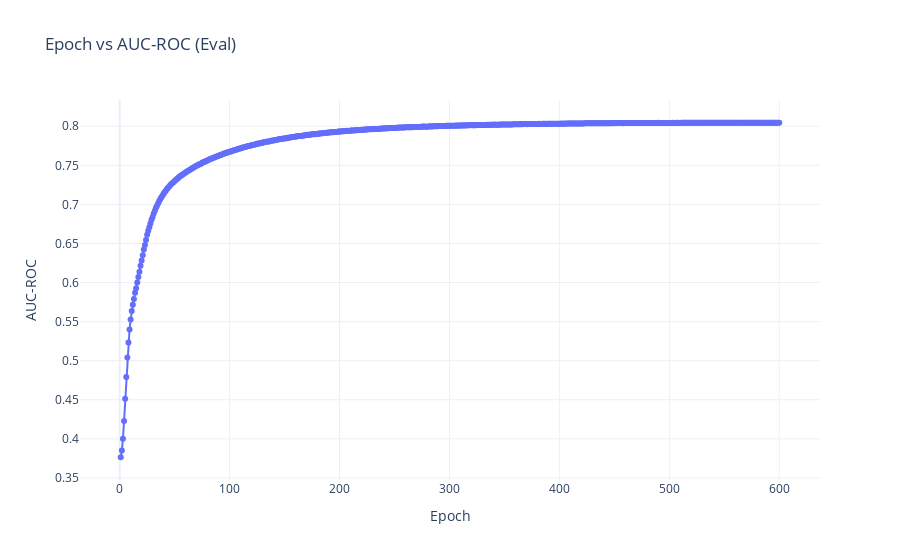

Write notebook code for a chart like this one.
### Markdown cell above
# Visualization fot the 48h data with 600 epochs

### Code cell
import re
import plotly.graph_objects as go

# Load data from file
file_path = "../train_log_p_42_600.txt"
with open(file_path, "r") as file:
    log_data = file.read()

# Parse log data
epochs = []
auc_roc_eval = []

# Regex pattern to match 'Eval' lines and capture epoch and AUC-ROC values
pattern = r"Eval:\s+Epoch\s+(\d+),\s+Loss=[\d.]+,\s+AUC-ROC=([\d.]+)"

# Find all matches in the log data
matches = re.findall(pattern, log_data)
for match in matches:
    epoch = int(match[0])
    auc_roc = float(match[1])
    epochs.append(epoch)
    auc_roc_eval.append(auc_roc)

# Create Plotly line chart
fig = go.Figure()
fig.add_trace(go.Scatter(x=epochs, y=auc_roc_eval, mode='lines+markers', name='AUC-ROC Eval'))
fig.update_layout(
    title="Epoch vs AUC-ROC (Eval)",
    xaxis_title="Epoch",
    yaxis_title="AUC-ROC",
    template="plotly_white"
)
fig.show()

### Figure 1 — Plotly figure (JSON) as saved in the notebook; plotly's stock layout.template omitted (floating-point values rounded to 4 significant figures; data arrays with more than 128 entries replaced by an {"elided": "..."} marker saying what was removed)
{"data": [{"mode": "lines+markers", "name": "AUC-ROC Eval", "type": "scatter", "x": {"elided": "600 int values"}, "y": {"elided": "600 float values"}}], "layout": {"title": {"text": "Epoch vs AUC-ROC (Eval)"}, "xaxis": {"title": {"text": "Epoch"}}, "yaxis": {"title": {"text": "AUC-ROC"}}}}
